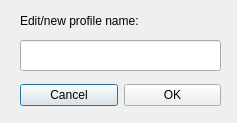
<?xml version="1.0" encoding="UTF-8"?>
<ui version="4.0">
 <class>profileDialog</class>
 <widget class="QDialog" name="profileDialog">
  <property name="geometry">
   <rect>
    <x>0</x>
    <y>0</y>
    <width>237</width>
    <height>123</height>
   </rect>
  </property>
  <property name="windowTitle">
   <string>Dialog</string>
  </property>
  <widget class="QLabel" name="labelText">
   <property name="geometry">
    <rect>
     <x>20</x>
     <y>10</y>
     <width>181</width>
     <height>21</height>
    </rect>
   </property>
   <property name="text">
    <string>Edit/new profile name:</string>
   </property>
  </widget>
  <widget class="QLineEdit" name="nameInputField">
   <property name="geometry">
    <rect>
     <x>20</x>
     <y>40</y>
     <width>201</width>
     <height>31</height>
    </rect>
   </property>
  </widget>
  <widget class="QWidget" name="horizontalLayoutWidget">
   <property name="geometry">
    <rect>
     <x>20</x>
     <y>80</y>
     <width>201</width>
     <height>31</height>
    </rect>
   </property>
   <layout class="QHBoxLayout" name="horizontalLayout">
    <item>
     <widget class="QPushButton" name="buttonCancel">
      <property name="text">
       <string>Cancel</string>
      </property>
      <property name="icon">
       <iconset theme="QIcon::ThemeIcon::WindowClose"/>
      </property>
     </widget>
    </item>
    <item>
     <widget class="QPushButton" name="buttonOK">
      <property name="text">
       <string>OK</string>
      </property>
     </widget>
    </item>
   </layout>
  </widget>
 </widget>
 <resources/>
 <connections/>
</ui>
